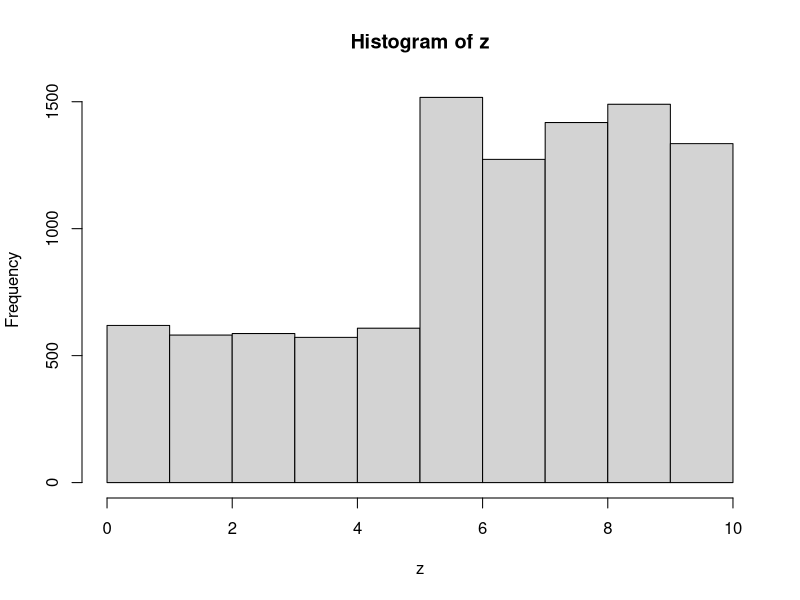
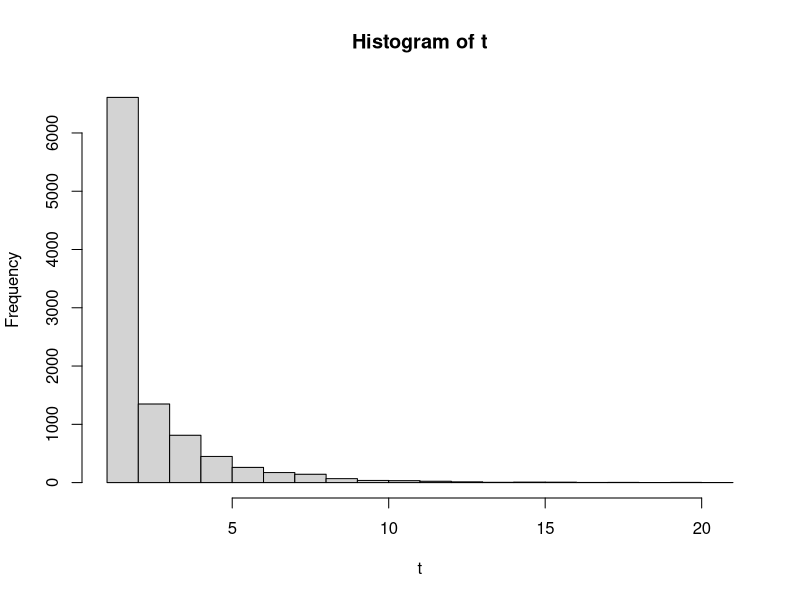

Generate these figures, in order, with R:
a = c(0.06,0.06,0.06,0.06,0.06,0.15,0.13,0.14,0.15,0.13)
a
z = NULL
for(i in 1:10000){
	z[i] = sample(1:10,1,prob = a)
}
hist(z,breaks = seq(0,10,by=1))

#Exercise 5.3
fx = function(j){
  return( (1/2)^(j+1) + (1/2)*(2^(j-1))/(3^j) )
}
ex = function(){
  u = runif(1)
  a = 1
  k = 0
  repeat{
    k = k+fx(a)
    if(u < k ){
      return(a)
    }
    a = a+1;
  }
}

t = replicate(10000,ex())
mean(t)
hist(t)$count